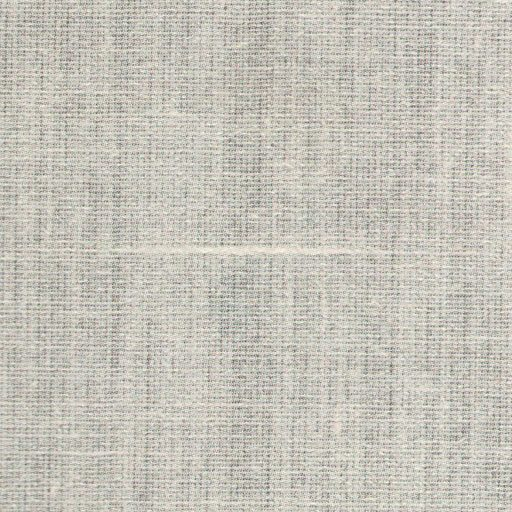
#> input picture 图片/1.jpg, 512 x 512 px, found by its file name
$ python '织物表面缺陷检测代码.py'
#> lines starting #> are read from the running program, lines starting #| are printed output that depends on the picture; after the words box and inside, x2 and y2 are one past the last pixel; in counts of white or black regions, pixels touching at a corner belong together
import cv2
import numpy as np
from PIL import Image, ImageFilter
# [34 lines left out: functions dft, high_pass_filter, HIPI, not called in this run]
def erosion(img, kernel, n):
    erosion = cv2.erode(img, kernel, iterations = n)
    return erosion
def dialation(img, kernel, n):
    dialation = cv2.dilate(img, kernel, iterations = n)
    return dialation

def approach1(img, minFilter, threshold, binary_type, kernelD, n1, kernelE,n2, medianFilter, i):
    img = img.filter(ImageFilter.MinFilter (size = minFilter))
    img = np.array(img)
    new_img = cv2.cvtColor(img, cv2.COLOR_BGR2GRAY)
    ret, new_img = cv2.threshold(new_img,threshold,255,binary_type) #convert to binary image
    new_img = dialation(new_img, kernelD, 1)
    new_img = erosion(new_img, kernelE, 1)
    new_img = cv2.medianBlur(new_img, medianFilter)
    cv2.imshow('detect_'+str(i)+'.jpg', new_img)
# [12 lines left out: function approach2, not called in this run]
kernel = cv2.getStructuringElement(cv2.MORPH_ELLIPSE,(3,3))
kernel1 = cv2.getStructuringElement(cv2.MORPH_ELLIPSE,(5,5))
#通过途径一
fabric1 = Image.open('1.jpg', 'r')
#> fabric1 is the input picture: PIL image 512x512 RGB; mean R, G, B 197.7, 194.8, 185.5
approach1(fabric1,3, 200, cv2.THRESH_BINARY,kernel,1,kernel,1,5, '1')
#> in approach1, `ret, new_img = cv2.threshold(new_img,threshold,255,binary_type)`:
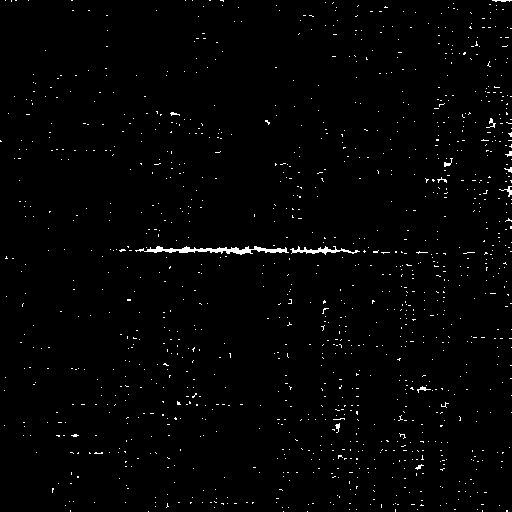
#> new_img: shape (512, 512); 1.3% white in thin lines or dots
#> in approach1, `ret, new_img = cv2.threshold(new_img,threshold,255,binary_type)`: ret = 200
#> in dialation, `dialation = cv2.dilate(img, kernel, iterations = n)`: dialation: shape (512, 512); 4.2% white in thin lines or dots
#> in erosion, `erosion = cv2.erode(img, kernel, iterations = n)`: erosion: shape (512, 512); 1.4% white in thin lines or dots
#> in approach1, `new_img = cv2.medianBlur(new_img, medianFilter)`: new_img: shape (512, 512); 0.38% white; 21 white regions (13 under 20 px), largest, box (x1, y1, x2, y2) and area: (145, 246, 253, 254) 458, (291, 247, 338, 254) 192, (253, 246, 288, 253) 124
fabric2 = Image.open('2.jpg', 'r')
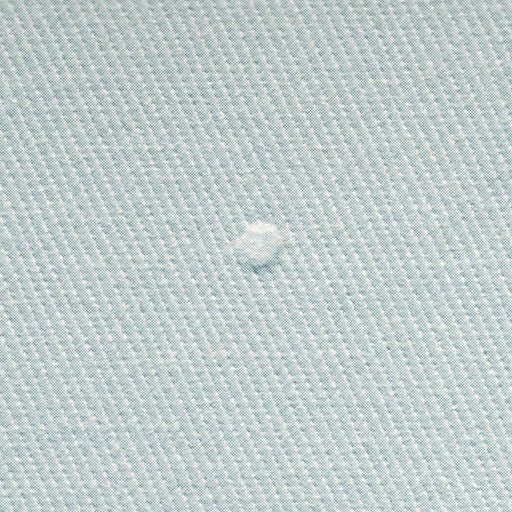
#> input picture 图片/2.jpg, 512 x 512 px, found by its file name
#> fabric2 is the input picture: PIL image 512x512 RGB; mean R, G, B 193.4, 204.9, 205.1
approach1(fabric2,3, 190, cv2.THRESH_BINARY,kernel1,1,kernel1,1,15, '2')
#> in approach1 (call 2), `ret, new_img = cv2.threshold(new_img,threshold,255,binary_type)`: new_img: shape (512, 512); 12.4% white in thin lines or dots
#> in dialation (call 2), `dialation = cv2.dilate(img, kernel, iterations = n)`: dialation: shape (512, 512); 50.3% white; 308 black regions (210 under 20 px), largest, box (x1, y1, x2, y2) and area: (0, 0, 512, 512) 112289, (176, 293, 276, 425) 3642, (273, 341, 347, 423) 1468
#> in erosion (call 2), `erosion = cv2.erode(img, kernel, iterations = n)`: erosion: shape (512, 512); 14.4% white in thin lines or dots
#> in approach1 (call 2), `new_img = cv2.medianBlur(new_img, medianFilter)`: new_img: shape (512, 512); 0.5% white; 12 white regions (7 under 20 px), largest, box (x1, y1, x2, y2) and area: (237, 221, 285, 259) 1131, (506, 438, 512, 449) 42, (508, 498, 512, 508) 30, (483, 493, 490, 499) 29, (509, 352, 512, 363) 25
fabric4 = Image.open('4.jpg', 'r')
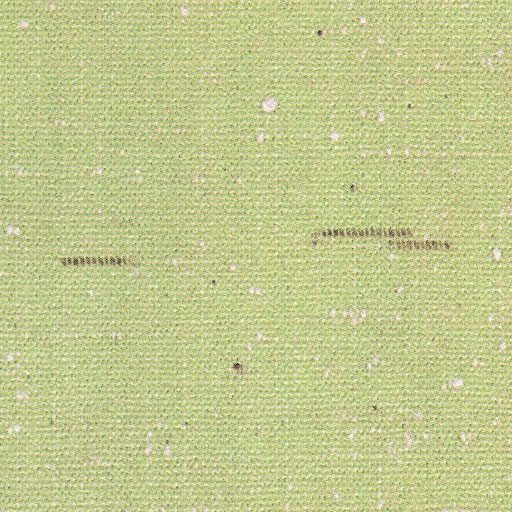
#> input picture 图片/4.jpg, 512 x 512 px, found by its file name
#> fabric4 is the input picture: PIL image 512x512 RGB; mean R, G, B 195.1, 201.1, 142.5
approach1(fabric4,3, 120, cv2.THRESH_BINARY_INV,kernel1,1,kernel1,1,7, '4')
#> in approach1 (call 3), `ret, new_img = cv2.threshold(new_img,threshold,255,binary_type)`: new_img: shape (512, 512); 2.8% white; 599 white regions (577 under 20 px), largest, box (x1, y1, x2, y2) and area: (322, 227, 369, 237) 334, (98, 255, 127, 266) 251, (60, 256, 91, 267) 239
#> in dialation (call 3), `dialation = cv2.dilate(img, kernel, iterations = n)`: dialation: shape (512, 512); 10.5% white; 458 white regions, largest, box (x1, y1, x2, y2) and area: (309, 215, 455, 253) 2519, (58, 253, 129, 273) 904, (43, 26, 71, 57) 273
#> in erosion (call 3), `erosion = cv2.erode(img, kernel, iterations = n)`: erosion: shape (512, 512); 3.1% white; 511 white regions (445 under 20 px), largest, box (x1, y1, x2, y2) and area: (311, 223, 453, 251) 1397, (60, 255, 127, 271) 578, (232, 357, 243, 374) 108
#> in approach1 (call 3), `new_img = cv2.medianBlur(new_img, medianFilter)`: new_img: shape (512, 512); 0.82% white; 10 white regions (3 under 20 px), largest, box (x1, y1, x2, y2) and area: (320, 226, 451, 250) 1353, (61, 255, 127, 269) 556, (233, 360, 243, 372) 89
fabric5 = Image.open('5.jpg', 'r')
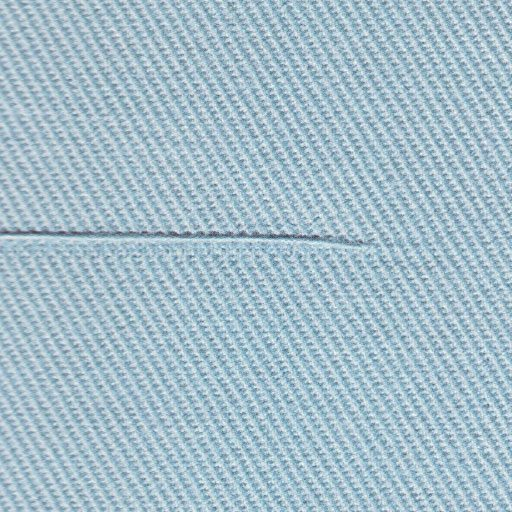
#> input picture 图片/5.jpg, 512 x 512 px, found by its file name
#> fabric5 is the input picture: PIL image 512x512 RGB; mean R, G, B 165.2, 190.3, 203.2
approach1(fabric5,3, 120, cv2.THRESH_BINARY_INV,kernel1,1,kernel1,1,5, '5')
#> in approach1 (call 4), `ret, new_img = cv2.threshold(new_img,threshold,255,binary_type)`: new_img: shape (512, 512); 1% white; 135 white regions (124 under 20 px), largest, box (x1, y1, x2, y2) and area: (0, 229, 95, 236) 457, (249, 231, 320, 241) 372, (195, 230, 234, 239) 205
#> in dialation (call 4), `dialation = cv2.dilate(img, kernel, iterations = n)`: dialation: shape (512, 512); 3.1% white; 113 white regions, largest, box (x1, y1, x2, y2) and area: (0, 222, 322, 247) 3019, (342, 237, 366, 248) 191, (324, 233, 334, 244) 91
#> in erosion (call 4), `erosion = cv2.erode(img, kernel, iterations = n)`: erosion: shape (512, 512); 1.1% white; 123 white regions (116 under 20 px), largest, box (x1, y1, x2, y2) and area: (99, 226, 320, 241) 1140, (0, 229, 96, 236) 466, (344, 239, 364, 246) 85
#> in approach1 (call 4), `new_img = cv2.medianBlur(new_img, medianFilter)`: new_img: shape (512, 512); 0.66% white; 6 white regions (2 under 20 px), largest, box (x1, y1, x2, y2) and area: (99, 228, 320, 241) 1160, (0, 229, 94, 236) 468, (344, 240, 363, 246) 76, (326, 235, 332, 241) 23
fabric6 = Image.open('6.jpg', 'r')
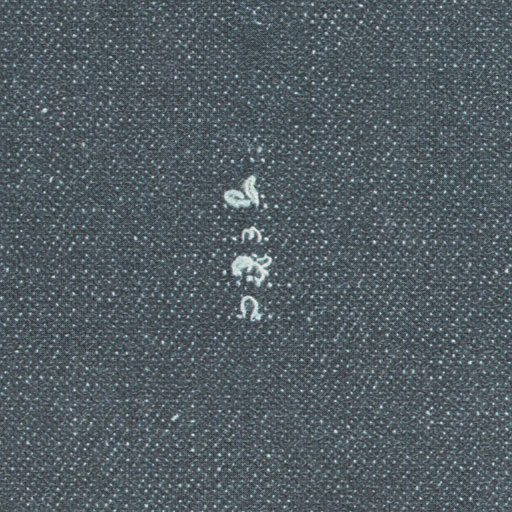
#> input picture 图片/6.jpg, 512 x 512 px, found by its file name
#> fabric6 is the input picture: PIL image 512x512 RGB; mean R, G, B 82.5, 93.1, 99.5
approach1(fabric6,3, 100, cv2.THRESH_BINARY,kernel1,1,kernel1,1,5, '6')
#> in approach1 (call 5), `ret, new_img = cv2.threshold(new_img,threshold,255,binary_type)`: new_img: shape (512, 512); 1.6% white; 1376 white regions (1372 under 20 px), largest, box (x1, y1, x2, y2) and area: (232, 253, 274, 286) 692, (224, 175, 259, 209) 592, (237, 296, 262, 321) 253, (242, 227, 261, 242) 139
#> in dialation (call 5), `dialation = cv2.dilate(img, kernel, iterations = n)`: dialation: shape (512, 512); 11.7% white; 1298 white regions (779 under 20 px), largest, box (x1, y1, x2, y2) and area: (230, 251, 276, 288) 1161, (222, 173, 266, 211) 952, (235, 293, 264, 323) 556
#> in erosion (call 5), `erosion = cv2.erode(img, kernel, iterations = n)`: erosion: shape (512, 512); 1.7% white; 1371 white regions (1367 under 20 px), largest, box (x1, y1, x2, y2) and area: (232, 253, 274, 286) 779, (224, 175, 260, 209) 651, (237, 295, 262, 321) 294, (242, 227, 264, 244) 168
#> in approach1 (call 5), `new_img = cv2.medianBlur(new_img, medianFilter)`: new_img: shape (512, 512); 0.71% white; 8 white regions (4 under 20 px), largest, box (x1, y1, x2, y2) and area: (232, 254, 272, 285) 769, (225, 175, 259, 208) 640, (239, 297, 261, 321) 286, (243, 228, 262, 242) 152
fabric8 = Image.open('8.jpg', 'r')
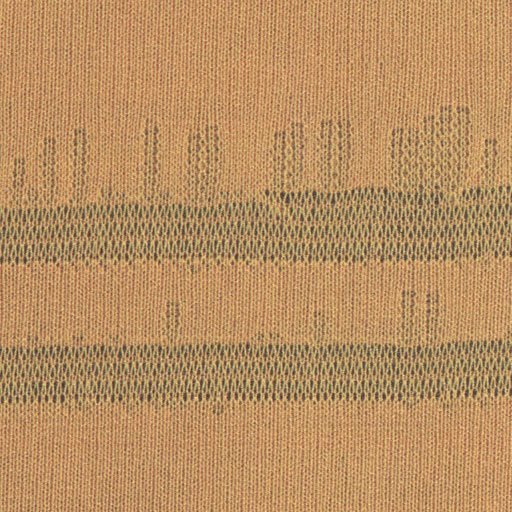
#> input picture 图片/8.jpg, 512 x 512 px, found by its file name
#> fabric8 is the input picture: PIL image 512x512 RGB; mean R, G, B 185.2, 143.8, 98.3
approach1(fabric8,3, 83, cv2.THRESH_BINARY_INV,kernel,1,kernel,1,5, '8')
#> in approach1 (call 6), `ret, new_img = cv2.threshold(new_img,threshold,255,binary_type)`: new_img: shape (512, 512); 15.2% white; 971 white regions (674 under 20 px), largest, box (x1, y1, x2, y2) and area: (0, 344, 83, 404) 2415, (225, 343, 300, 378) 990, (160, 346, 194, 405) 784
#> in approach1 (call 6), `ret, new_img = cv2.threshold(new_img,threshold,255,binary_type)`: ret = 83
#> in dialation (call 6), `dialation = cv2.dilate(img, kernel, iterations = n)`: dialation: shape (512, 512); 26.3% white; 436 white regions (7 under 20 px), largest, box (x1, y1, x2, y2) and area: (0, 175, 512, 276) 27554, (0, 329, 512, 415) 25700, (390, 127, 412, 153) 365
#> in erosion (call 6), `erosion = cv2.erode(img, kernel, iterations = n)`: erosion: shape (512, 512); 17.6% white; 474 white regions (356 under 20 px), largest, box (x1, y1, x2, y2) and area: (0, 330, 512, 414) 18603, (242, 184, 512, 271) 10396, (0, 193, 251, 273) 8552
#> in approach1 (call 6), `new_img = cv2.medianBlur(new_img, medianFilter)`:
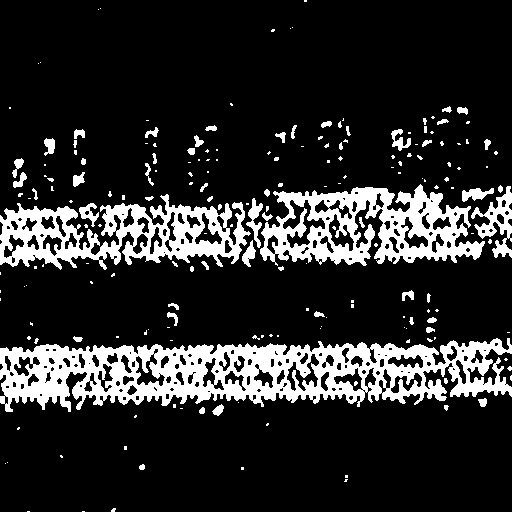
#> new_img: shape (512, 512); 16.7% white; 200 white regions (140 under 20 px), largest, box (x1, y1, x2, y2) and area: (0, 338, 512, 412) 20064, (260, 184, 485, 266) 9297, (0, 194, 251, 270) 8714
#通过途径二
#> (the run stopped early here; a loop or call above may not have finished)
